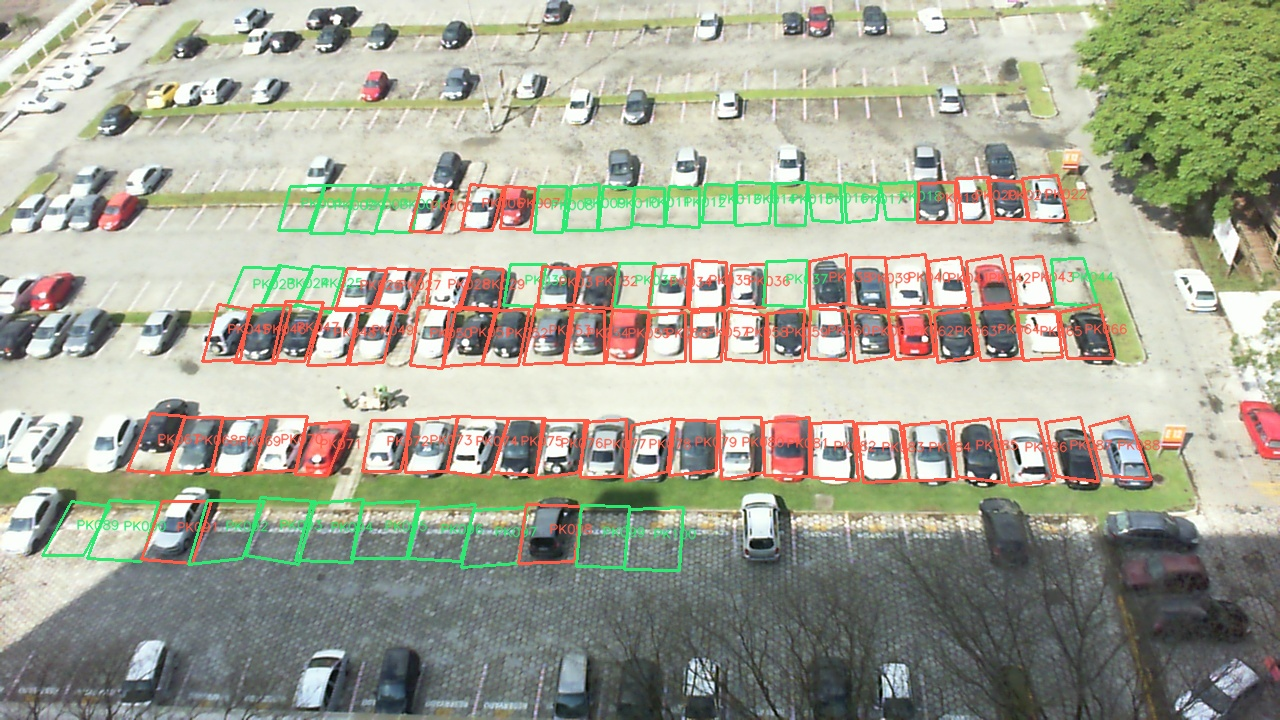
#> input picture sample-data/pklot/overlay.jpg, 1280 x 720 px
$ python -i calibration.py   (imports and definitions only)
#> lines starting #> are read from the running program, lines starting #| are printed output that depends on the picture; after the words box and inside, x2 and y2 are one past the last pixel; in counts of white or black regions, pixels touching at a corner belong together
from __future__ import annotations

from dataclasses import dataclass
from typing import Any

import cv2
import numpy as np


@dataclass
class SlotCandidate:
    polygon: np.ndarray
    score: float
    source: str

    @property
    def bbox(self) -> tuple[float, float, float, float]:
        x, y, w, h = cv2.boundingRect(self.polygon.astype(np.float32))
        return float(x), float(y), float(x + w), float(y + h)

    @property
    def area(self) -> float:
        return float(cv2.contourArea(self.polygon.astype(np.float32)))


def _bbox_iou(a: tuple[float, float, float, float], b: tuple[float, float, float, float]) -> float:
    ax1, ay1, ax2, ay2 = a
    bx1, by1, bx2, by2 = b
    ix1 = max(ax1, bx1)
    iy1 = max(ay1, by1)
    ix2 = min(ax2, bx2)
    iy2 = min(ay2, by2)
    iw = max(0.0, ix2 - ix1)
    ih = max(0.0, iy2 - iy1)
    intersection = iw * ih
    if intersection <= 0.0:
        return 0.0
    area_a = max(0.0, ax2 - ax1) * max(0.0, ay2 - ay1)
    area_b = max(0.0, bx2 - bx1) * max(0.0, by2 - by1)
    union = area_a + area_b - intersection
    return intersection / union if union else 0.0


def _order_polygon(points: np.ndarray) -> np.ndarray:
    points = np.asarray(points, dtype=np.float32).reshape(-1, 2)
    center = np.mean(points, axis=0)
    angles = np.arctan2(points[:, 1] - center[1], points[:, 0] - center[0])
    ordered = points[np.argsort(angles)]
    return ordered.astype(np.float32)


def _candidate_from_rect(
    rect: tuple[tuple[float, float], tuple[float, float], float],
    frame_area: float,
    source: str,
    score_boost: float = 0.0,
) -> SlotCandidate | None:
    (width, height) = rect[1]
    if width <= 1 or height <= 1:
        return None

    short = min(width, height)
    long = max(width, height)
    aspect_ratio = short / long
    polygon = _order_polygon(cv2.boxPoints(rect))
    area = float(cv2.contourArea(polygon))
    area_ratio = area / frame_area if frame_area else 0.0

    if not (0.25 <= aspect_ratio <= 0.75):
        return None
    if not (0.005 <= area_ratio <= 0.12):
        return None

    score = (1.0 - abs(aspect_ratio - 0.5)) + score_boost
    return SlotCandidate(polygon=polygon, score=score, source=source)


def _detect_hough_candidates(edges: np.ndarray, frame_area: float) -> list[SlotCandidate]:
    lines = cv2.HoughLinesP(
        edges,
        rho=1,
        theta=np.pi / 180,
        threshold=55,
        minLineLength=max(24, int(min(edges.shape[:2]) * 0.06)),
        maxLineGap=18,
    )
    if lines is None:
        return []

    segments: list[dict[str, Any]] = []
    for line in lines[:, 0, :]:
        x1, y1, x2, y2 = map(float, line)
        dx = x2 - x1
        dy = y2 - y1
        length = float(np.hypot(dx, dy))
        if length < 24:
            continue
        angle = (np.degrees(np.arctan2(dy, dx)) + 180) % 180
        midpoint = np.array([(x1 + x2) / 2, (y1 + y2) / 2], dtype=np.float32)
        segments.append(
            {
                "points": np.array([[x1, y1], [x2, y2]], dtype=np.float32),
                "angle": angle,
                "length": length,
                "midpoint": midpoint,
            }
        )

    candidates: list[SlotCandidate] = []
    for index, first in enumerate(segments):
        for second in segments[index + 1 :]:
            angle_delta = abs(first["angle"] - second["angle"])
            angle_delta = min(angle_delta, 180 - angle_delta)
            if angle_delta > 8:
                continue

            separation = float(np.linalg.norm(first["midpoint"] - second["midpoint"]))
            avg_length = (first["length"] + second["length"]) / 2
            if separation < avg_length * 0.25 or separation > avg_length * 1.8:
                continue

            points = np.vstack([first["points"], second["points"]]).astype(np.float32)
            rect = cv2.minAreaRect(points)
            candidate = _candidate_from_rect(rect, frame_area, "hough", 0.18)
            if candidate is not None:
                candidates.append(candidate)

    return candidates


def _detect_contour_candidates(edges: np.ndarray, frame_area: float) -> list[SlotCandidate]:
    kernel = cv2.getStructuringElement(cv2.MORPH_RECT, (5, 5))
    closed = cv2.morphologyEx(edges, cv2.MORPH_CLOSE, kernel, iterations=2)
    contours, _ = cv2.findContours(closed, cv2.RETR_EXTERNAL, cv2.CHAIN_APPROX_SIMPLE)

    candidates: list[SlotCandidate] = []
    for contour in contours:
        if len(contour) < 4:
            continue
        rect = cv2.minAreaRect(contour)
        candidate = _candidate_from_rect(rect, frame_area, "contour")
        if candidate is not None:
            candidates.append(candidate)
    return candidates


def _nms(candidates: list[SlotCandidate], threshold: float = 0.35) -> list[SlotCandidate]:
    kept: list[SlotCandidate] = []
    for candidate in sorted(candidates, key=lambda item: item.score, reverse=True):
        if all(_bbox_iou(candidate.bbox, existing.bbox) < threshold for existing in kept):
            kept.append(candidate)
    return kept


def auto_detect_parking_slots(frame: np.ndarray) -> list[dict[str, Any]]:
    if frame is None or frame.size == 0:
        raise ValueError("frame must be a non-empty image")

    gray = cv2.cvtColor(frame, cv2.COLOR_BGR2GRAY) if frame.ndim == 3 else frame.copy()
    gray = cv2.GaussianBlur(gray, (5, 5), 0)
    edges = cv2.Canny(gray, 50, 150)
    frame_area = float(frame.shape[0] * frame.shape[1])

    candidates = _detect_hough_candidates(edges, frame_area)
    candidates.extend(_detect_contour_candidates(edges, frame_area))
    deduped = _nms(candidates)

    deduped.sort(key=lambda item: (float(np.mean(item.polygon[:, 1])), float(np.mean(item.polygon[:, 0]))))
    return [
        {
            "slot_id": f"A{index + 1}",
            "polygon": candidate.polygon.astype(float).round(2).tolist(),
            "score": round(float(candidate.score), 4),
            "source": candidate.source,
        }
        for index, candidate in enumerate(deduped)
    ]

>>> import cv2
>>> picture = cv2.imread('../../sample-data/pklot/overlay.jpg')
#> picture is the input picture: shape (720, 1280, 3); mean B, G, R 149.1, 165.6, 165.3
>>> result = auto_detect_parking_slots(picture)
#> in auto_detect_parking_slots, `gray = cv2.cvtColor(frame, cv2.COLOR_BGR2GRAY) if frame.ndim == 3 else..`:
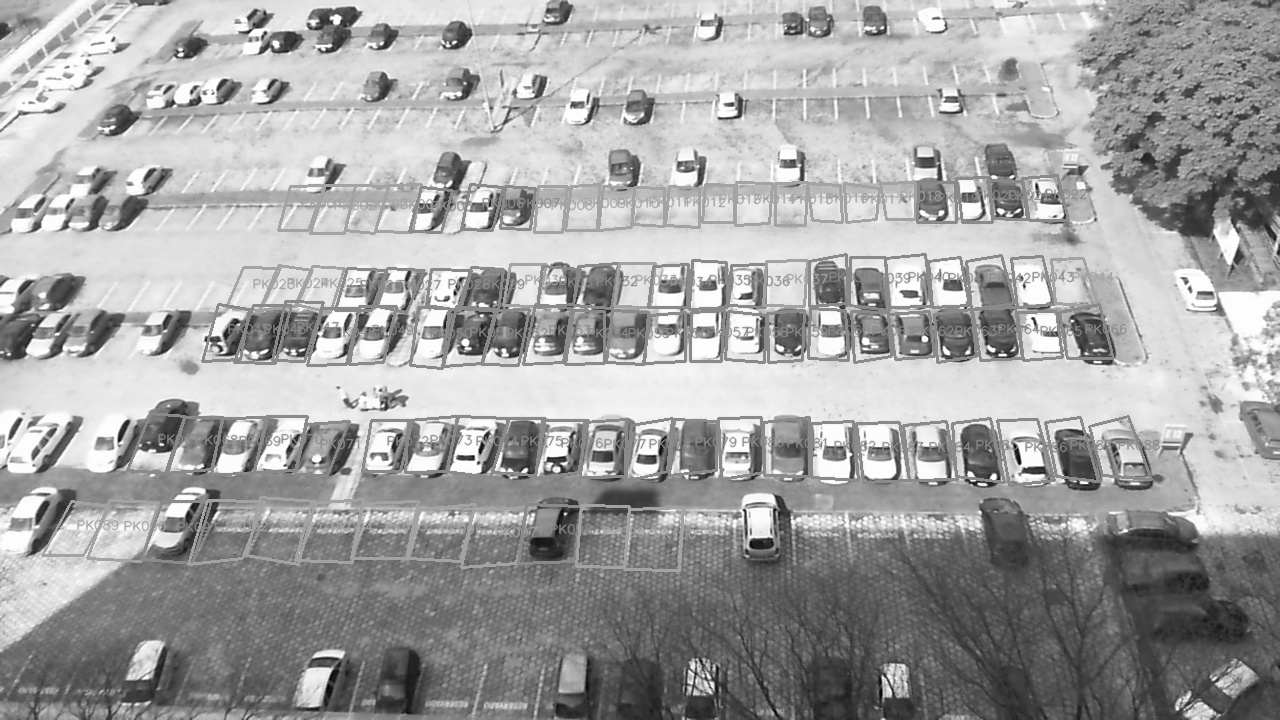
#> gray: shape (720, 1280); min 1, max 255, mean 163.6
#> in auto_detect_parking_slots, `edges = cv2.Canny(gray, 50, 150)`:
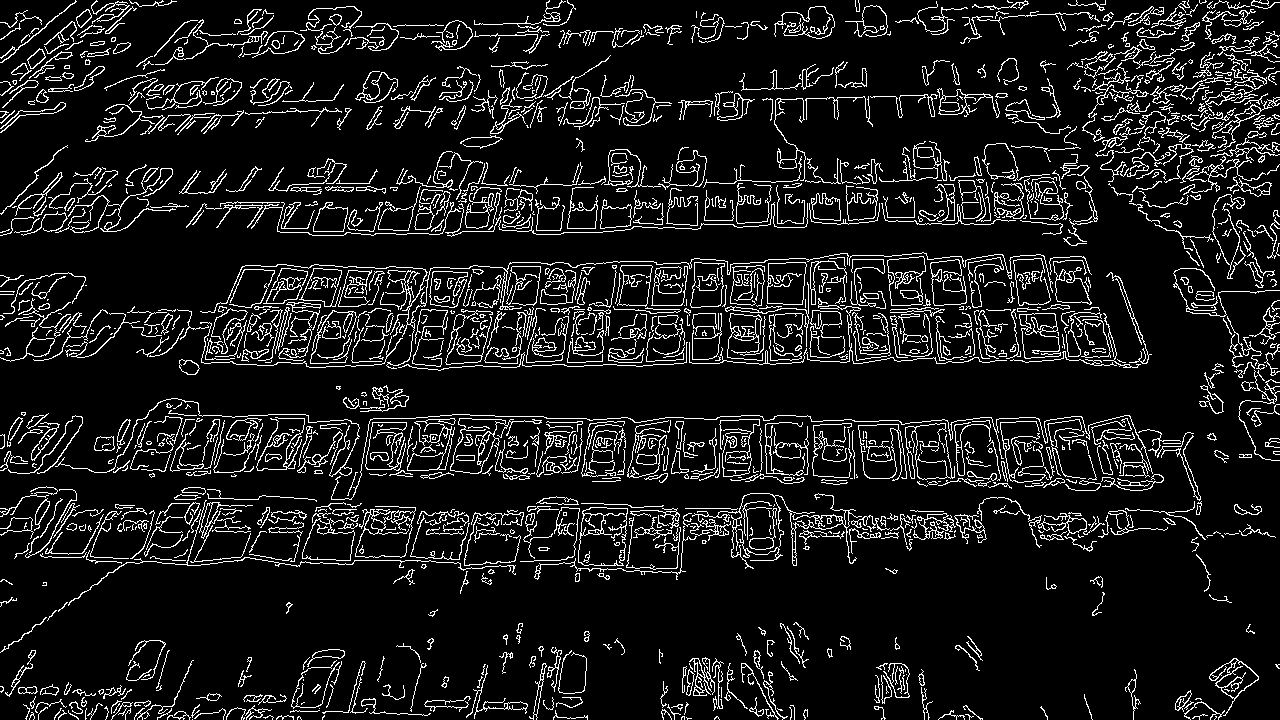
#> edges: shape (720, 1280); 9.9% white in thin lines or dots
#> in _detect_hough_candidates, `lines = cv2.HoughLinesP( edges, rho=1, theta=np.pi / 180, threshold=55..`: lines = 1713 rows, first 6: [626, 519, 747, 517], [164, 434, 311, 436], [364, 529, 533, 529], [481, 470, 763, 475], [718, 305, 779, 303], [653, 521, 747, 519]
#> the loop in _detect_hough_candidates, `for line in lines[:, 0, :]:` made 1713 passes
#> (x1, y1, x2, y2, dx, dy, length, angle) on passes 1 to 3: (626, 519, 747, 517, 121, -2, 121, 179.1), (164, 434, 311, 436, 147, 2, 147, 0.779), (364, 529, 533, 529, 169, 0, 169, 0)
#> after the loop in _detect_hough_candidates, `for line in lines[:, 0, :]:`: segments = 1713 items
#> the loop in _detect_hough_candidates, `for index, first in enumerate(segments):` made 1713 passes
#> in _detect_contour_candidates, `closed = cv2.morphologyEx(edges, cv2.MORPH_CLOSE, kernel, iterations=2)`:
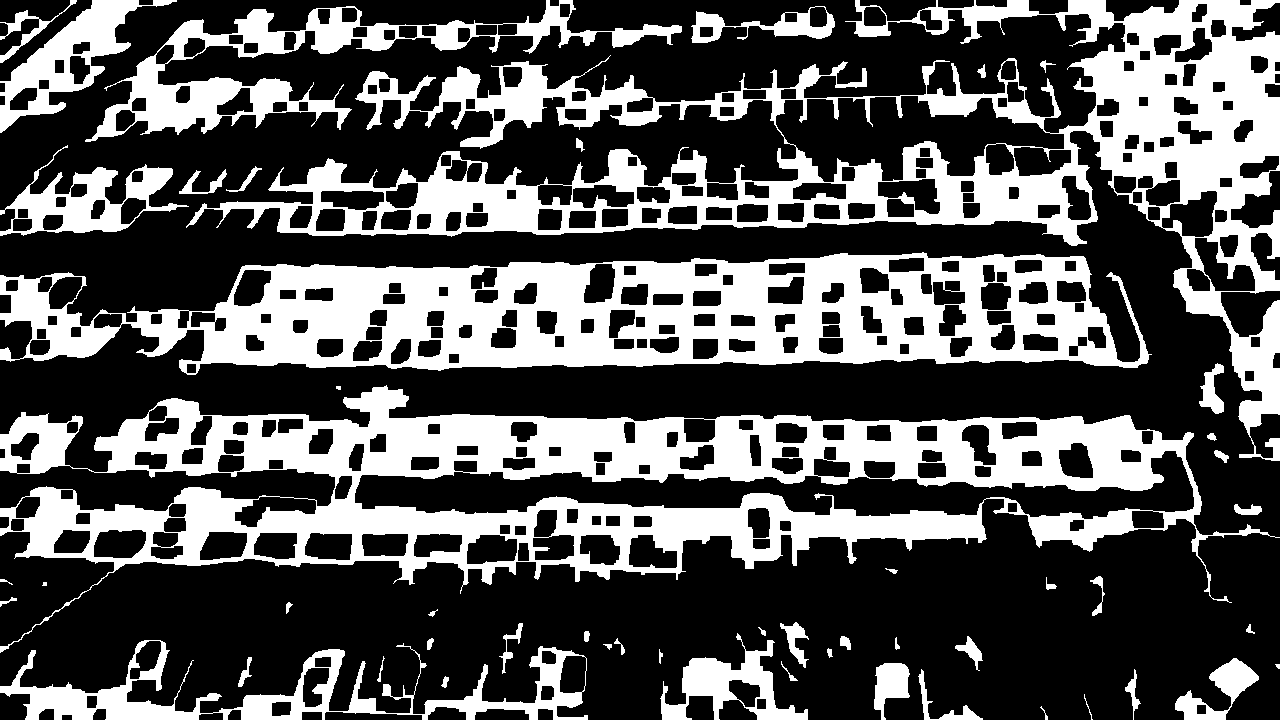
#> closed: shape (720, 1280); 33.5% white; 52 white regions (3 under 20 px), largest, box (x1, y1, x2, y2) and area: (0, 385, 1280, 653) 93908, (186, 0, 1280, 461) 85186, (0, 252, 1152, 375) 74288
#> the loop in _detect_contour_candidates, `for contour in contours:` made 52 passes
